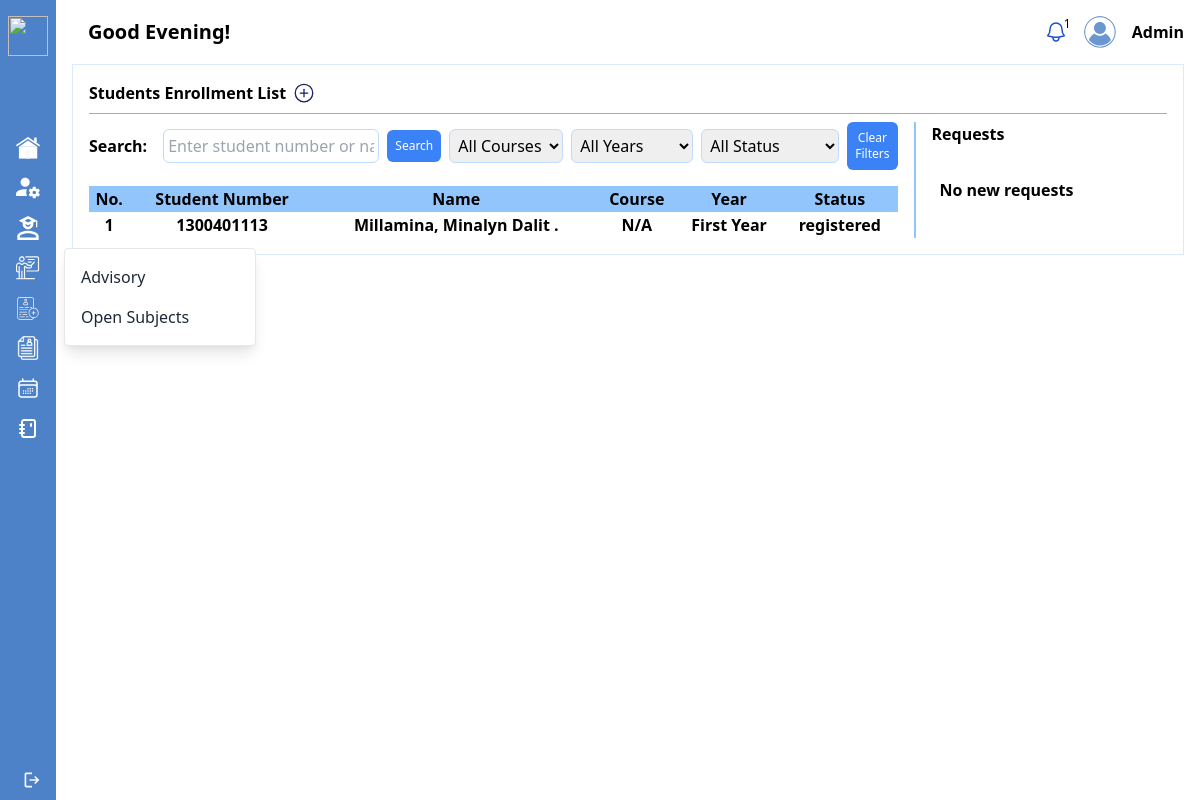
Page /admin/enrollment-list.php (signed in) on the earlier database version.
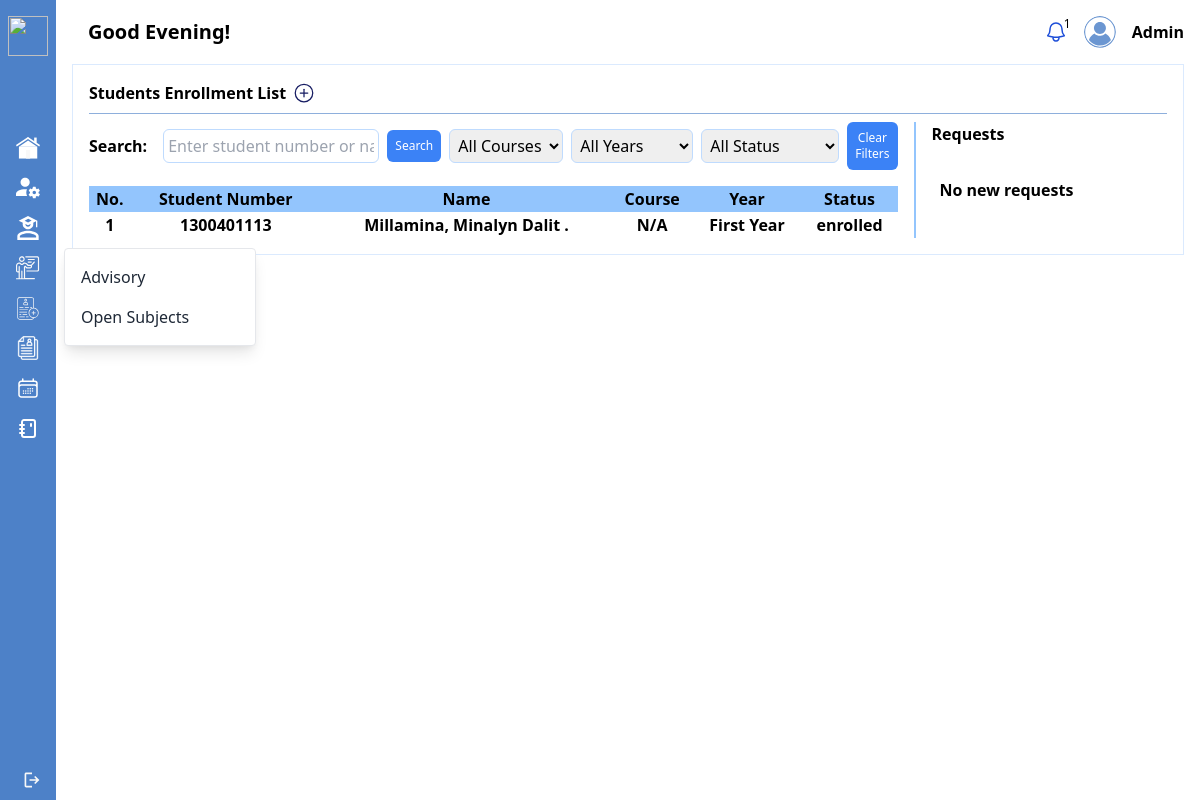
Same page on the later database version.
### tables this page shows
CREATE TABLE `student_information` (
  `student_information_id` int(11) NOT NULL,
  `student_id` int(11) DEFAULT NULL,
  `personal_information_id` int(11) DEFAULT NULL,
  `contact_information_id` int(11) DEFAULT NULL,
  `educational_attainment_id` int(11) DEFAULT NULL,
  `family_record_id` int(11) DEFAULT NULL,
  `school_account_id` int(11) DEFAULT NULL,
  `enrollment_details_id` int(11) DEFAULT NULL,
  `status` varchar(20) DEFAULT NULL,
  `profile_picture` blob DEFAULT NULL,
  `e_sign` blob DEFAULT NULL
);

CREATE TABLE `student_number` (
  `student_number_id` int(11) NOT NULL,
  `student_number` int(20) DEFAULT NULL
);

CREATE TABLE `students` (
  `student_id` int(11) NOT NULL,
  `student_number_id` int(11) DEFAULT NULL,
  `surname` varchar(255) DEFAULT NULL,
  `first_name` varchar(255) DEFAULT NULL,
  `middle_name` varchar(255) DEFAULT NULL,
  `suffix` varchar(255) DEFAULT NULL
);

CREATE TABLE `year_level` (
  `year_level_id` int(11) NOT NULL,
  `year_level` varchar(255) DEFAULT NULL
);

### admin/enrollment-list.php (the view, shortened to what the changed rows need)
<?php
include '../php/conn.php';
$sort = isset($_GET['sort']) ? $_GET['sort'] : 'default';
$sort_condition = '';
if ($sort === 'name_asc') {
    $sort_condition = 'ORDER BY s.surname ASC, s.first_name ASC, s.middle_name ASC';
    $next_sort = 'name_desc';
} elseif ($sort === 'name_desc') {
    $sort_condition = 'ORDER BY s.surname DESC, s.first_name DESC, s.middle_name DESC';
    $next_sort = 'name_asc';
} else {
    $next_sort = 'name_asc';
}
if (isset($_GET['search'])) {
    $search = mysqli_real_escape_string($conn, $_GET['search']);
    $search_condition = "AND (sn.student_number LIKE '%$search%' OR s.surname LIKE '%$search%' OR s.first_name LIKE '%$search%' OR s.middle_name LIKE '%$search%')";
} else {
    $search_condition = '';
}
$course_condition = '';
$year_condition = '';
$status_condition = '';
$query = "SELECT sn.student_number, s.surname, s.first_name, s.middle_name, s.suffix, ed.course_id, yl.year_level, cr.course_name, si.status, s.suffix
            FROM student_information si
            JOIN students s ON si.student_id = s.student_id
            JOIN enrollment_details ed ON si.enrollment_details_id = ed.enrollment_details_id
            JOIN course cr ON ed.course_id = cr.course_id
            JOIN year_level yl ON ed.year_level_id = yl.year_level_id
            JOIN student_number sn ON s.student_number_id = sn.student_number_id
            WHERE 1 $search_condition $course_condition $year_condition $status_condition $sort_condition";
$result = mysqli_query($conn, $query);
$users = mysqli_fetch_all($result, MYSQLI_ASSOC);
?>
<!DOCTYPE html>
<html lang="en">
<head>
    <link href="https://cdn.jsdelivr.net/npm/tailwindcss@2.2.19/dist/tailwind.min.css" rel="stylesheet">
</head>
<body class="font-[roboto-serif]">
    <div class="flex justify-start overflow-y-hidden">
            <?php include './sidebar.php'; ?>
        <div class="w-full py-4 px-4">
                <?php include './topbar.php'; ?>
            <div class="mt-4">
                <div class="w-full bg-white p-4 border border-blue-100 gap-2 font-semibold">
                    <div class="flex justify-start gap-4">
                        <div class="w-3/4">
                            <table class="table-auto w-full mt-4">
                                <thead>
                                    <tr class="px-2 py-1 bg-blue-300">
                                        <th class="text-center">No.</th>
                                        <th class="text-center">Student Number</th>
                                        <th class="text-center"><a href="?sort=<?= $next_sort ?>">Name</a></th>
                                        <th class="text-center">Course</th>
                                        <th class="text-center">Year</th>
                                        <th class="text-center">Status</th>
                                    </tr>
                                </thead>
                                <tbody id="studentTableBody">
                                    <?php foreach ($users as $index => $user): ?>
                                        <tr class="px-2 py-1 <?= $index % 2 === 0 ? 'bg-white-500' : 'bg-blue-100' ?>">
                                            <td class="text-center"><?= $index + 1; ?></td>
                                            <td class="text-center">
                                                <?php if (isset($user['student_number'])): ?>
                                                    <a href="#" data-student-id="<?= $user['student_number']; ?>" class="student-details-link">
                                                        <?= $user['student_number']; ?>
                                                    </a>
                                                <?php else: ?>
                                                    N/A
                                                <?php endif; ?>
                                            </td>
                                            <td class="text-center"><?= isset($user['surname']) && isset($user['first_name']) && isset($user['middle_name']) ? $user['surname'] . ', ' . $user['first_name'] . ' ' . $user['middle_name']. ' ' . $user['suffix']. '.' : 'N/A'; ?></td>
                                            <td class="text-center"><?= isset($user['course']) ? $user['course'] : 'N/A'; ?></td>
                                            <td class="text-center"><?= isset($user['year_level']) ? $user['year_level'] : 'N/A'; ?></td>
                                            <td class="text-center"><?= isset($user['status']) ? $user['status'] : 'N/A'; ?></td>
                                        </tr>
                                    <?php endforeach; ?>
                                </tbody>
                            </table>
                        </div>
                    </div>
                </div>
            </div>
        </div>
    </div>
</body>
</html>

Differences in the rows shown:
changed student_information "Millamina": status "registered" → "enrolled"
